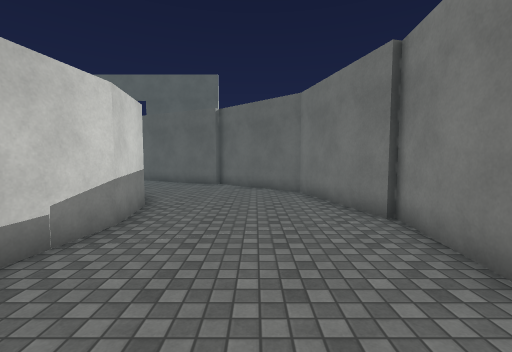
View 1 (above)

16 first-person views from a walk through a Unity game level. The camera is 1.5 m above the floor, tilts 4° down and sees 90° across. Doors are open. The floor is counted in squares, 1 m on a side. Each view is taken from the middle of a square. On the plan, view 1 faces up. The plan holds only what a view shows up to about 13 squares ahead; the rest is blank. The place goes on beyond the plan. Some animated figures are not drawn. Surface patterns are stand-ins for the level's own textures.

View 2
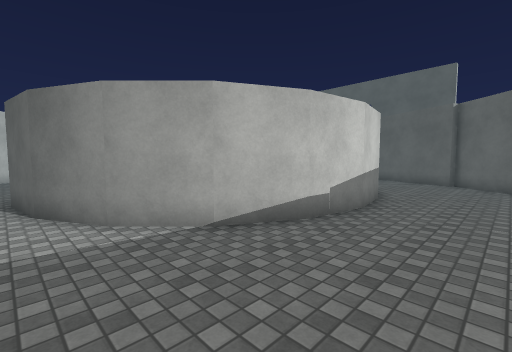

View 3
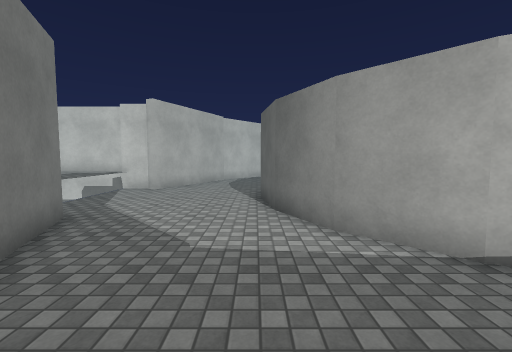

View 4
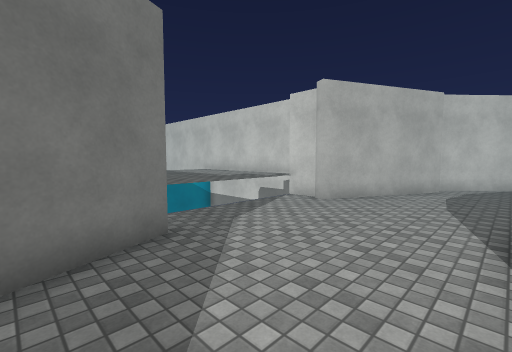

View 5
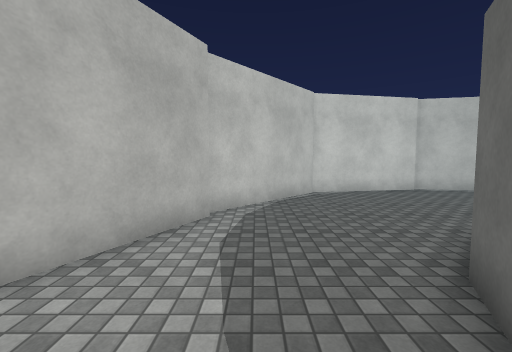

View 6
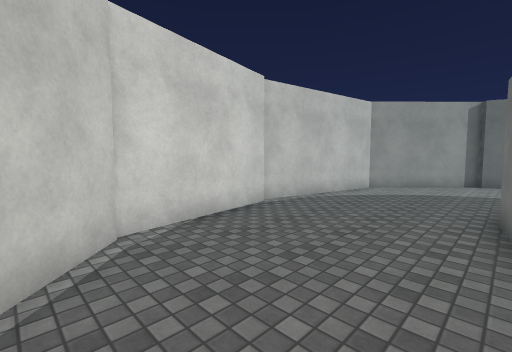

View 7
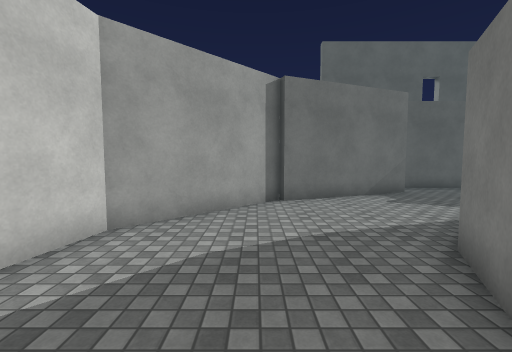

View 8
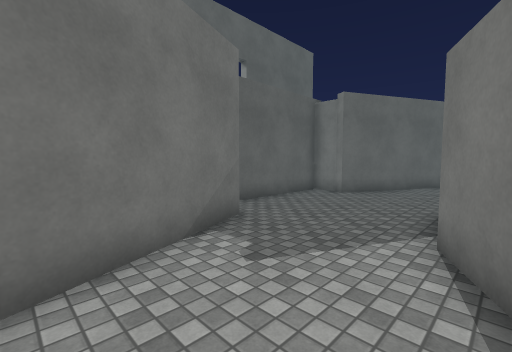

View 9
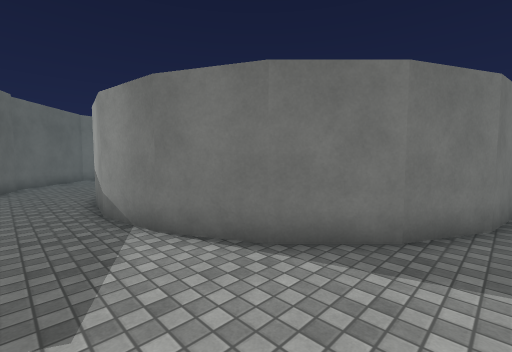

View 10
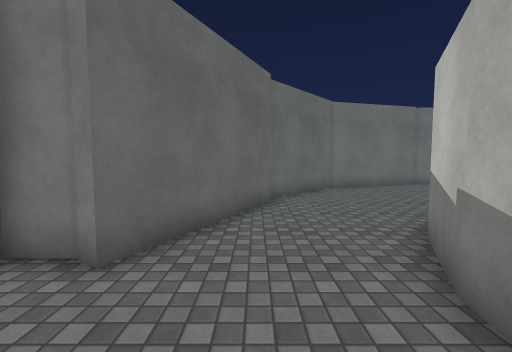

View 11
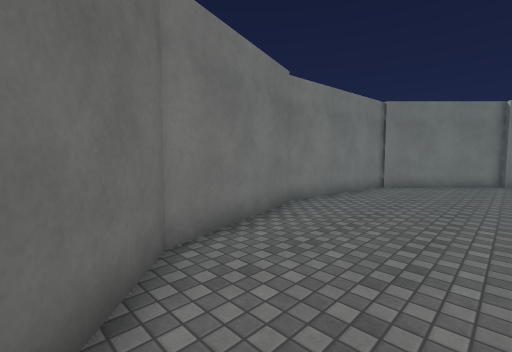

View 12
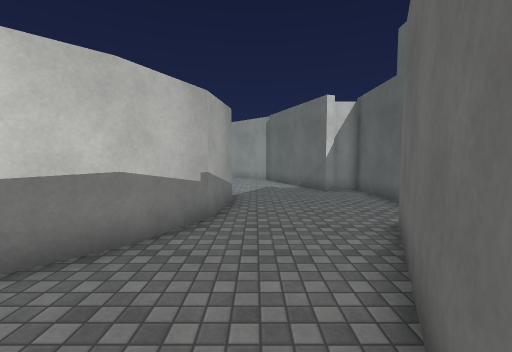

View 13
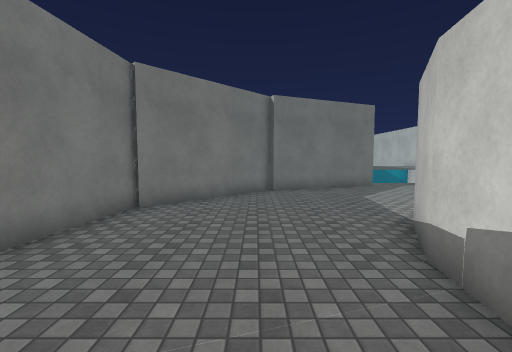

View 14
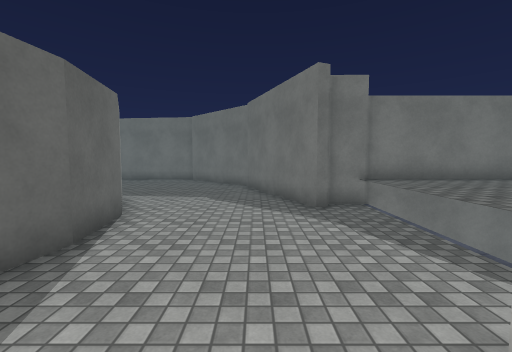

View 15
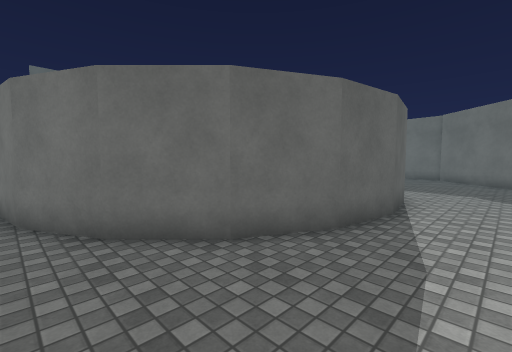

View 16
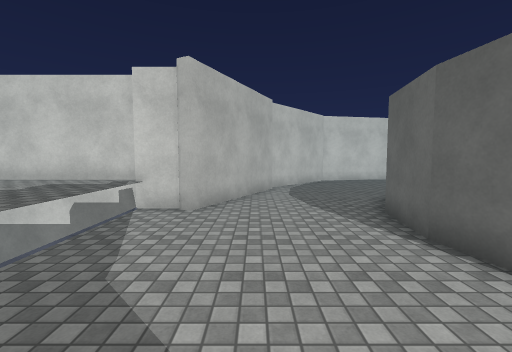

### Floor plan
Key: @ floor where view 1 was taken; # wall or solid block; . floor; ^ raised ledge.
Columns run from 25 left of view 1 to 4 right of it. Each row starts with its distance up from view 1.
 19            ########
 18            #......#
 17          ###......###
 16       ####..........###
 15     ###...............###
 14    ##...................##
 13   ##........#####........##
 12   #.......###   ###.......##
 11  ##......##       ##.......#
 10  #......##         ##......##
  9  #......#             ......#
  8  #.....##            #......#
  7  #.....#             #......##
  6 ##.....#             ##......#
  5 #......#             ##......#
  4 ##.....##            #......##
  3  #......#            #......#
  2  #......##          ##......#
  1  #.......##        ##.......#
  0  #........##      ##.....@..#
 -1  ##........########........##
 -2   ##......................##
 -3    ##....................##
 -4     ###.................##
 -5       ###.............###
 -6         ###.........###
 -7           ##......###
 -8            #.......#
 -9            ^^^^^^^^#
-10            ^^^^^^^^#
-11            ^^^^^^^^#

Positions as (right, up) in squares from view 1, and headings:
1: (0, 0), facing up
2: (0, -2), facing up-left
3: (-1, -2), facing left
4: (-5, -2), facing down-left
5: (-12, -3), facing left
6: (-18, -2), facing up-left
7: (-20, 6), facing up
8: (-18, 12), facing up-right
9: (-18, 15), facing down-right
10: (-11, 15), facing right
11: (-2, 13), facing down-right
12: (-2, 14), facing left
13: (-1, 7), facing down
14: (-15, -5), facing right
15: (-18, -4), facing up-right
16: (-6, -5), facing left
